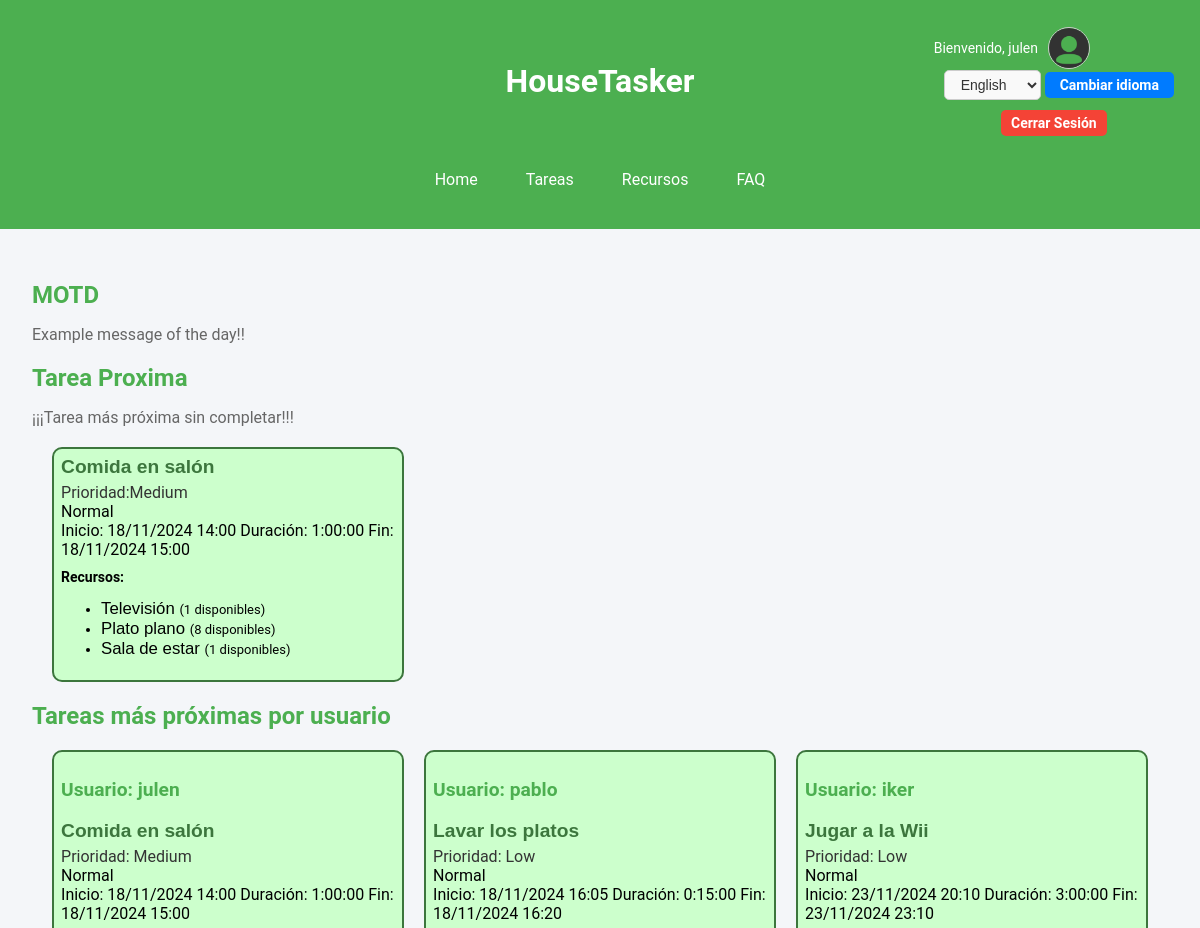
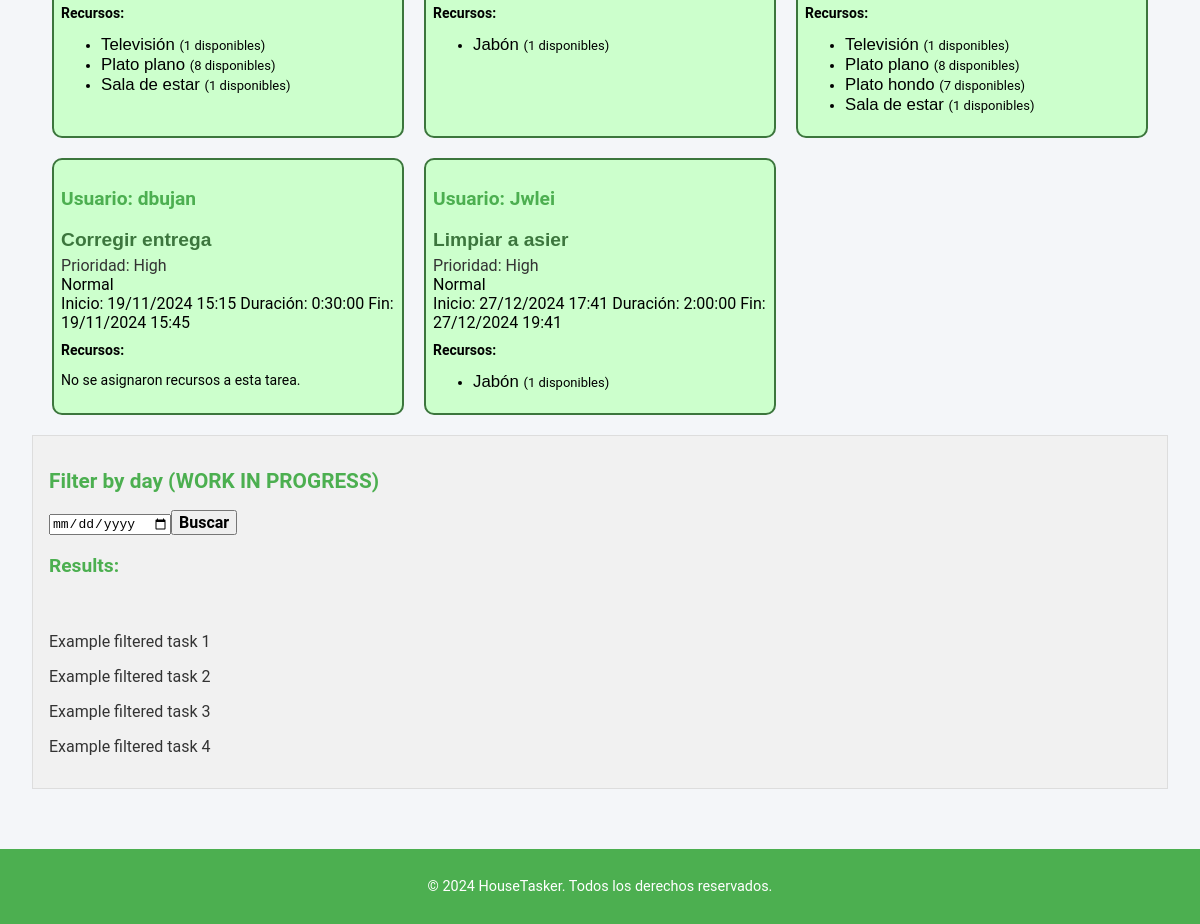
The app's page /es/ (signed in) with its own data (2 pictures, top to bottom).
### appHouseTasker/models.py (models this page shows, shortened)
class CustomUser(AbstractUser):
    profile_image = models.ImageField(upload_to='profile-pictures/', blank=True, null=True)

class Task(models.Model):
    LOW = 'Low'
    MEDIUM = 'Medium'
    HIGH = 'High'
    PRIORITY_CHOICES = [
        (LOW, 'Low'),
        (MEDIUM, 'Medium'),
        (HIGH, 'High'),
    ]
    title = models.CharField(max_length=255)
    description = models.TextField(blank=True, null=True)
    priority = models.CharField(max_length=6, choices=PRIORITY_CHOICES, default=MEDIUM)
    start_date = models.DateTimeField(default=timezone.now)
    duration = models.DurationField()
    completed = models.BooleanField(default=False)
    resources = models.ManyToManyField('Resource', related_name="tasks", blank=True)
    created_by = models.ForeignKey(CustomUser, on_delete=models.CASCADE)
    is_overlapping = models.BooleanField(default=False)
    def end_date(self):
        return self.start_date + self.duration

class Resource(models.Model):
    CATEGORY_CHOICES = [
        ('cleaning', 'Limpieza'),
        ('vehicle', 'Vehículo'),
        ('kitchen', 'Cocina'),
        ('others', 'Otros'),
    ]
    name = models.CharField(max_length=100, unique=True, help_text="Nombre del recurso, e.g., Jabon, Coche, Llaves.")
    description = models.TextField(blank=True, help_text="Descripción opcional del recurso y sus características.")
    quantity = models.PositiveIntegerField(default=1, help_text="Cantidad disponible de este recurso.")
    category = models.CharField(max_length=50, choices=CATEGORY_CHOICES, default='others', help_text="Categoría del recurso.")
    is_available = models.BooleanField(default=True, help_text="Indica si el recurso está disponible para uso.")

### appHouseTasker/views.py (the view)
# urls.py: path('', HomeView.as_view(), name='home'),  # Home page for task handling
class HomeView(LoginRequiredMixin, TemplateView):
    template_name = "index.html"
    def get_context_data(self, **kwargs):
        context = super().get_context_data(**kwargs)
        task = Task.objects.filter(completed=False).order_by('start_date').first()
        context['closest_task'] = [task] if task else []
        tasks_by_user = (
            Task.objects.filter(completed=False)
            .values('created_by')
            .annotate(next_task_date=Min('start_date'))
        )
        closest_tasks = [
            Task.objects.filter(
                created_by=task['created_by'],
                start_date=task['next_task_date']
            ).first()
            for task in tasks_by_user
        ]
        context['closest_tasks'] = closest_tasks
        return context

### appHouseTasker/templates/index.html
{% extends "base.html" %}
{% load static %}
{% load i18n %}
{% block head %}
<link rel="stylesheet" href="{% static 'css/index.css' %}">
{% endblock %}
{% block main %}
<div>
    <section>
        <h2 class="sectionTitle">MOTD</h2>
        <p class="sectionText">Example message of the day!!</p>
    </section>
    <section>
        <h2 class="sectionTitle">{% trans "Tarea Proxima" %}</h2>
        <p class="sectionText">{%trans "¡¡¡Tarea más próxima sin completar!!!" %}</p>
        <div class="task-container">
            {% if closest_task %}
            {% for task in closest_task %}
              <div class="task-item {% if task.is_overlapping %}task-overlapping{% else %}task-ok{% endif %}">
                <a href="{% url 'task_detail' task.id %}">{{ task.title }}</a>
                <span class="priority">{%trans "Prioridad:" %}{{ task.get_priority_display }}</span>
                {% if task.is_overlapping %}
                  <span class="status">{% trans "En conflicto" %}</span>
                {% else %}
                  <span class="status">{% trans "Normal" %}</span>
                {% endif %}
                <div class="task-dates">
                  <span class="start-date">{% trans "Inicio" %}: {{ task.start_date|date:"d/m/Y H:i" }}</span>
                  <span class="duration">{% trans "Duración" %}: {{ task.duration }}</span>
                  <span class="end-date">{% trans "Fin" %}: {{ task.end_date|date:"d/m/Y H:i" }}</span>
                </div>
                <div class="task-resources">
                  <strong>{% trans "Recursos:" %}</strong>
                  {% if task.resources.all %}
                    <ul>
                      {% for resource in task.resources.all %}
                      <li class="resource-item">
                        <a href="{% url 'resource_detail' resource.id %}" class="resource-link">
                          {{ resource.name }}
                        </a>
                        <span class="quantity-box">({{ resource.quantity }} {% trans "disponibles" %})</span>
                      </li>
                      {% endfor %}
                    </ul>
                  {% else %}
                    <p>{% trans "No se asignaron recursos a esta tarea" %}.</p>
                  {% endif %}
                </div>
              </div>
            {% empty %}
              <p>{% trans "No se encontraron tareas" %}.</p>
            {% endfor %}
            {% else %}
              <p>{% trans "No hay tareas disponibles" %}.</p>
            {% endif %}
        </div>
    </section>
    <section>
      <h2 class="sectionTitle">{% trans "Tareas más próximas por usuario" %}</h2>
      <div class="task-container">
          {% if closest_tasks %}
              {% for task in closest_tasks %}
                <div class="task-item {% if task.is_overlapping %}task-overlapping{% else %}task-ok{% endif %}">
                  <h3>{% trans "Usuario" %}: {{ task.created_by.username }}</h3>
                  <a href="{% url 'task_detail' task.id %}">{{ task.title }}</a>
                  <span class="priority">{% trans "Prioridad:" %} {{ task.get_priority_display }}</span>
                  {% if task.is_overlapping %}
                    <span class="status">{% trans "En conflicto" %}</span>
                  {% else %}
                    <span class="status">{% trans "Normal" %}</span>
                  {% endif %}
                  <div class="task-dates">
                    <span class="start-date">{% trans "Inicio" %}: {{ task.start_date|date:"d/m/Y H:i" }}</span>
                    <span class="duration">{% trans "Duración" %}: {{ task.duration }}</span>
                    <span class="end-date">{% trans "Fin" %}: {{ task.end_date|date:"d/m/Y H:i" }}</span>
                  </div>
                  <div class="task-resources">
                    <strong>{% trans "Recursos" %}:</strong>
                    {% if task.resources.all %}
                      <ul class="resource-container">
                        {% for resource in task.resources.all %}
                          <li class="resource-item">
                            <a href="{% url 'resource_detail' resource.id %}" class="resource-link">
                              {{ resource.name }}
                            </a>
                            <span class="quantity-box">({{ resource.quantity }} {% trans "disponibles" %})</span>
                          </li>
                        {% endfor %}
                      </ul>
                    {% else %}
                      <p>{% trans "No se asignaron recursos a esta tarea" %}.</p>
                    {% endif %}
                  </div>
                </div>
              {% endfor %}
          {% else %}
              <p>{% trans "No hay tareas próximas disponibles" %}.</p>
          {% endif %}
      </div>
  </section>
</div>
<aside>
    <h2 class="asideH1">Filter by day (WORK IN PROGRESS)</h2>
    <form>
        <input type="date" name="fecha" id="fecha"><button type="submit">Buscar</button>
    </form>
    <section id="filteredTasks">
        <h3 class="asideH3">Results:</h3><br>
        <p><a href="viewTask.html">Example filtered task 1</a></p>
        <p><a href="viewTask.html">Example filtered task 2</a></p>
        <p><a href="viewTask.html">Example filtered task 3</a></p>
        <p><a href="viewTask.html">Example filtered task 4</a></p>
    </section>
</aside>
{% endblock %}

### appHouseTasker/templates/base.html (shortened to what this page needs)
{% load static %}
{% load i18n %}
<!DOCTYPE html>
<html lang="es">
	<head>
		<link rel="stylesheet" href="{% static 'css/ht.css' %}">
		<link rel="stylesheet" href="{% static 'css/fonts.css' %}">
		{% block head %}{% endblock %}
	</head>
	<body>
		<header>
            <div class="header-container">
                <h1>{% block header-title %}HouseTasker{% endblock %}</h1>
                <div class="user-info">
                    {% if user.is_authenticated %}
                        <div class="profile">
                            <p>{% trans "Bienvenido" %}, {{ user.username }}</p>
                            {% if user.profile_image %}
                                <img src="{{ user.profile_image.url }}" alt="Profile picture" class="profile-pic">
                            {% else %}
                                <img src="{% static 'img/default_pfp.png' %}" alt="Default profile picture" class="profile-pic">
                            {% endif %}
                        </div>
                        <div class="language-form">
                            <form method="post" action="{% url 'set_language' %}">
                                <select name="language">
                                    <option value="en" {% if LANGUAGE_CODE == "en" %}selected{% endif %}>English</option>
                                </select>
                                <button type="submit">{% trans "Cambiar idioma" %}</button>
                            </form>
                        </div>
                        <div class="logout">
                            <form method="POST" action="{% url 'logout' %}">
                                <button type="submit" class="logout-btn">{%trans "Cerrar Sesión" %}</button>
                            </form>
                        </div>
                    {% endif %}
                </div>
            </div>
            <nav>
                {% block nav %}
                <a href="{% url 'home' %}">Home</a>
                <a href="{% url 'task_list' %}">{% trans "Tareas" %}</a>
                <a href="{% url 'resource_list' %}">{% trans "Recursos" %}</a>
                <a href="{% url 'faq' %}">FAQ</a>
                {% endblock %}
            </nav>
        </header>
		<main>
			{% block main %}
			{% endblock %}
		</main>
		<footer>
			<p>© 2024 HouseTasker. Todos los derechos reservados.</p>
		</footer>
	</body>
</html>

### appHouseTasker/static/css/ht.css (style rules this page uses)
body, html { font-family: Arial, sans-serif; margin: 0; padding: 0; color: #333; background-color: #f4f6f9; }
header, footer { background-color: #4CAF50; color: white; text-align: center; padding: 1em; }
h1 { font-size: 2em; margin: 0; }
h2, h3 { color: #4CAF50; }
main { padding: 2em; }
nav { display: flex; justify-content: center; gap: 1em; margin: 1em 0; }
nav a { color: white; text-decoration: none; padding: 0.5em 1em; }
footer { margin-top: 2em; font-size: 0.9em; }
.header-container { display: grid; grid-template-columns: 1fr auto 1fr; align-items: center; padding: 10px; position: relative; }
.header-container h1 { grid-column: 2; text-align: center; margin: 0; }
.user-info { grid-column: 3; justify-self: end; }
.user-info .profile { display: flex; align-items: center; }
.user-info .profile p { margin-right: 10px; font-size: 14px; }
.profile-pic { width: 40px; height: 40px; border-radius: 50%; border: 1px solid #ccc; }
.logout { margin-top: 10px; }
.logout-btn { background-color: #f44336; color: white; border: none; padding: 5px 10px; font-size: 14px; cursor: pointer; border-radius: 5px; transition: background-color 0.3s ease; }
.language-form { display: flex; align-items: center; justify-content: flex-start; gap: 10px; margin-left: 10px; }
.language-form select { border: 1px solid #ccc; border-radius: 5px; padding: 5px 12px; font-size: 14px; color: #333; background-color: #f9f9f9; transition: border-color 0.3s ease; }
.language-form button { background-color: #007bff; color: white; border: none; border-radius: 5px; padding: 5px 15px; font-size: 14px; cursor: pointer; transition: background-color 0.3s ease; }

### appHouseTasker/static/css/index.css (style rules this page uses)
.sectionTitle { font-size: 1.5em; color: #4CAF50; margin-bottom: 0.5em; }
.sectionText { font-size: 1em; color: #666; }
aside { padding: 1em; background-color: #f1f1f1; border: 1px solid #ddd; margin-top: 1em; }
.asideH1 { color: #4CAF50; font-size: 1.3em; }
#filteredTasks a { text-decoration: none; color: #333; }
.task-container { display: grid; gap: 20px; margin: 20px; }
.task-item { background-color: #fff; border: 2px solid #4CAF50; border-radius: 10px; padding: 2%; transition: background-color 0.3s ease; }
.task-item a { font-family: Arial, sans-serif; font-weight: bold; color: #4CAF50; font-size: 1.2em; text-decoration: none; }
.task-item .priority { color: #333; display: block; margin-top: 5px; }
.task-ok { background-color: #ccffcc; color: #000000; border-color: #3c763d; }
.task-ok a { color: #3c763d; }
.task-resources { margin-top: 10px; font-size: 14px; }
.task-ok .resource-link { font-weight: normal; color: #000; }
.quantity-box { background-color: transparent; color: #000;; font-size: 13px; font-weight: normal; }
@media only screen and (min-width: 961px) { .task-container { grid-template-columns: 1fr 1fr 1fr; } }

### records on screen
CustomUser: username "julen"
Task: title "Comida en salón", priority "Medium", start_date "18/11/2024 14:00", duration "1:00:00", end_date "18/11/2024 15:00", created_by.username "julen"
Resource: name "Televisión", quantity "1"
Resource: name "Plato plano", quantity "8"
Resource: name "Sala de estar", quantity "1"
Task: created_by.username "pablo", title "Lavar los platos", priority "Low", start_date "18/11/2024 16:05", duration "0:15:00", end_date "18/11/2024 16:20"
Resource: name "Jabón", quantity "1"
Task: created_by.username "iker", title "Jugar a la Wii", priority "Low", start_date "23/11/2024 20:10", duration "3:00:00", end_date "23/11/2024 23:10"
Resource: name "Plato hondo", quantity "7"
Task: created_by.username "dbujan", title "Corregir entrega", priority "High", start_date "19/11/2024 15:15", duration "0:30:00", end_date "19/11/2024 15:45"
Task: created_by.username "Jwlei", title "Limpiar a asier", priority "High", start_date "27/12/2024 17:41", duration "2:00:00", end_date "27/12/2024 19:41"
